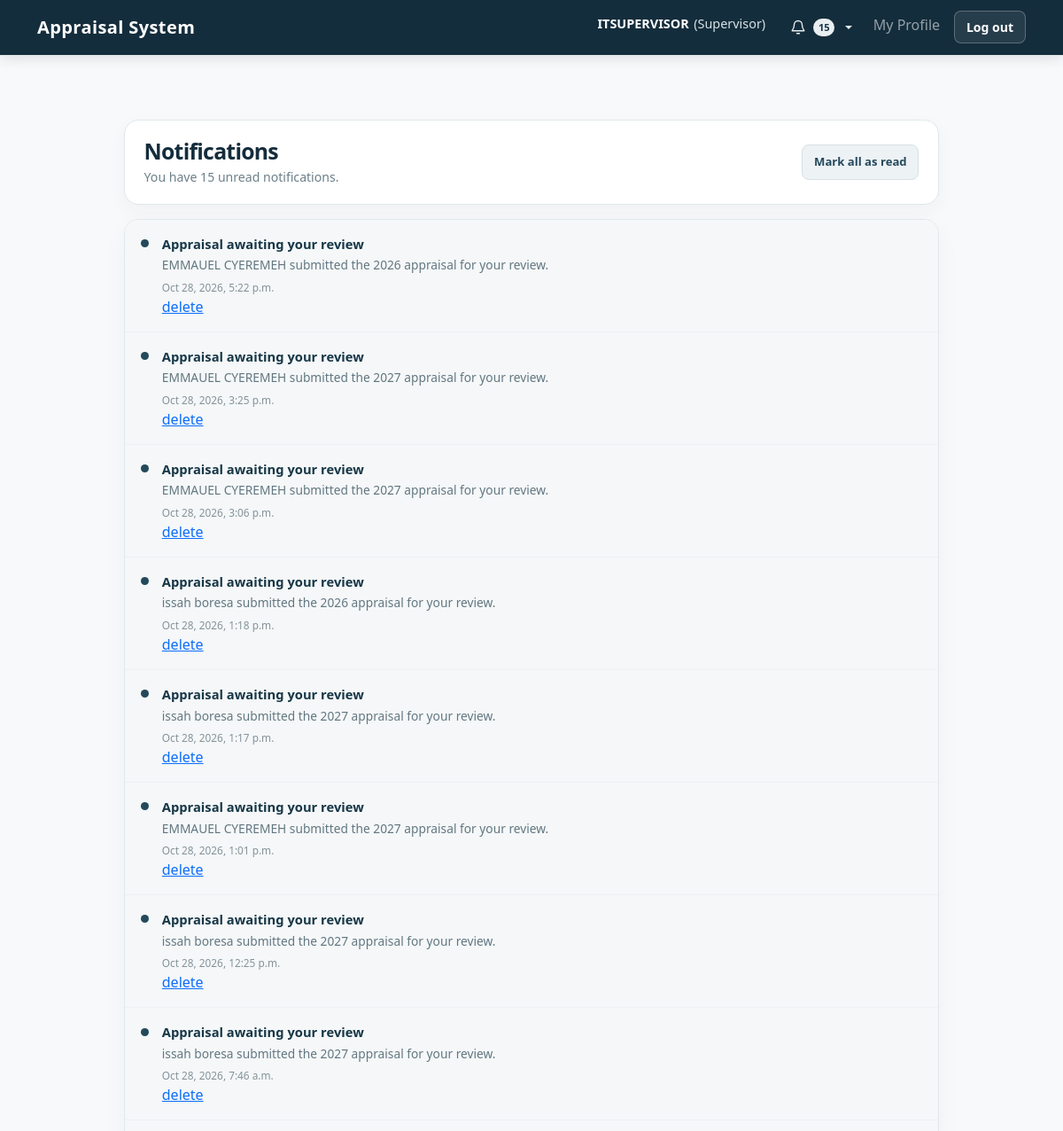
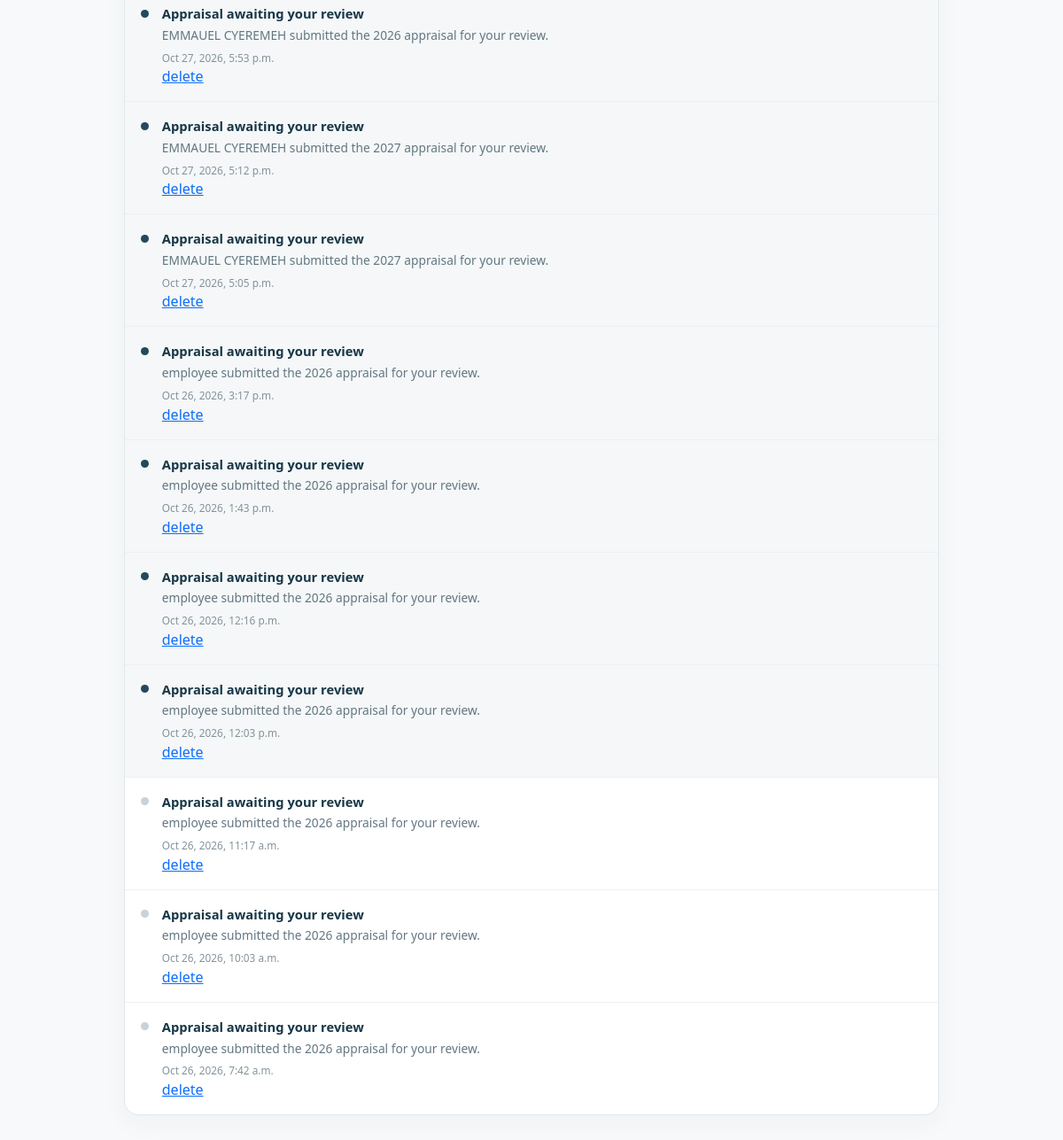
The app's page /notifications/ (signed in) with its own data (2 pictures, top to bottom).
### app/models.py (models this page shows, shortened)
class EmployeeProfile(models.Model):
    ROLE_CHOICES = [
        ('Employee', 'Employee'),
        ('Supervisor', 'Supervisor'),
        ('HOD', 'Head of Department'),
        ('HR', 'HR Manager'),
    ]
    TITLE_CHOICES = [
        ('mr', 'Mr.'),
        ('mrs', 'Mrs.'),
        ('ms', 'Ms.'),
        ('other', 'Other'),
    ]
    GENDER_CHOICES = [
        ('male', 'Male'),
        ('female', 'Female'),
        ('other', 'Other'),
    ]
    user = models.OneToOneField(settings.AUTH_USER_MODEL, on_delete=models.CASCADE, related_name="profile")
    department = models.ForeignKey(Department, on_delete=models.SET_NULL, null=True, blank=True)
    role = models.CharField(max_length=20, choices=ROLE_CHOICES, default='Employee')
    title = models.CharField(max_length=10, choices=TITLE_CHOICES, blank=True)
    other_title = models.CharField(max_length=50, blank=True)
    other_names = models.CharField(max_length=150, blank=True)
    gender = models.CharField(max_length=10, choices=GENDER_CHOICES, blank=True)
    job_title = models.CharField(max_length=150, blank=True)
    appointment_to_present_grade_date = models.DateField(null=True, blank=True)

class AppNotification(models.Model):
    recipient = models.ForeignKey(
        settings.AUTH_USER_MODEL,
        on_delete=models.CASCADE,
        related_name='app_notifications',
    )
    title = models.CharField(max_length=120)
    message = models.CharField(max_length=300)
    url = models.CharField(max_length=500, blank=True)
    created_at = models.DateTimeField(auto_now_add=True)
    read_at = models.DateTimeField(null=True, blank=True)
    class Meta:
        ordering = ['-created_at', '-pk']
    @property
    def is_read(self):
        return self.read_at is not None

### app/views.py (the view)
# urls.py: path('notifications/', views.notifications, name='notifications'),
@login_required
def notifications(request):
    notification_list = AppNotification.objects.filter(recipient=request.user)
    page = Paginator(notification_list, 20).get_page(request.GET.get('page', 1))
    return render(request, 'account/notifications.html', {
        'notification_page': page,
        'unread_notification_count': notification_list.filter(
            read_at__isnull=True,
        ).count(),
    })

### app/context_processors.py (called while the page is built)
def app_notifications(request):
    if not request.user.is_authenticated:
        return {
            'navbar_notifications': [],
            'unread_notification_count': 0,
        }
    recipient_notifications = AppNotification.objects.filter(
        recipient=request.user,
    )
    return {
        'navbar_notifications': recipient_notifications[:6],
        'unread_notification_count': recipient_notifications.filter(
            read_at__isnull=True,
        ).count(),
    }

### app/templates/account/notifications.html (shortened to what this page needs)
{% extends 'base.html' %}
{% block content %}
<div class="container py-4 py-md-5">
    <main class="notifications-page">
        <header class="notifications-header">
            <div>
                <h1>Notifications</h1>
                <p>
                    {% if unread_notification_count %}
                        You have {{ unread_notification_count }} unread notification{{ unread_notification_count|pluralize }}.
                    {% else %}
                        You are all caught up.
                    {% endif %}
                </p>
            </div>
            {% if unread_notification_count %}
                <form action="{% url 'mark_all_notifications_read' %}" method="post">
                    <button type="submit" class="notifications-mark-all">Mark all as read</button>
                </form>
            {% endif %}
        </header>
        <section class="notifications-list" aria-label="Your notifications">
            {% for notification in notification_page %}
                <article class="notification-row{% if not notification.is_read %} unread{% endif %}">
                    <span class="notification-indicator" aria-hidden="true"></span>
                    <div class="notification-content">
                        <form action="{% url 'open_notification' notification.id %}" method="post">
                                <span class="notification-title">{{ notification.title }} </span>
                                <span class="notification-message">{{ notification.message }}</span>
                                <span class="notification-time">{{ notification.created_at|date:"M j, Y, P" }}</span>
                                  <a href="{% url 'delete_noti' notification.id %}">delete</a>
                        </form>
                    </div>
                </article>
            {% empty %}
                <div class="notifications-empty">
                    <strong class="d-block text-body mb-1">No notifications yet</strong>
                    <span>Important appraisal and account updates will appear here.</span>
                </div>
            {% endfor %}
        </section>
    </main>
</div>
{% endblock %}

### app/templates/base.html (shortened to what this page needs)
<!DOCTYPE html>
<html lang="en">
<head>
    <link href="https://cdn.jsdelivr.net/npm/bootstrap@5.3.2/dist/css/bootstrap.min.css" rel="stylesheet">
</head>
<body>
    <nav class="navbar navbar-expand-lg navbar-dark navbar-appraisal mb-4 border-bottom">
        <div class="container">
            <a class="navbar-brand" href="{% url 'home' %}">Appraisal System</a>
            <div class="collapse navbar-collapse" id="navbarNav">
                <ul class="navbar-nav ms-auto">
                    {% if user.is_authenticated %}
                        <li class="nav-item">
                            <span class="navbar-user">
                                <strong>{{ user.username }}</strong>
                                {% if user.profile.role %}
                                        <span>({{ user.profile.role }})</span>
                                {% endif %}
                            </span>
                        </li>
                        <li class="nav-item dropdown navbar-notifications">
                            <button
                                class="navbar-notifications-toggle dropdown-toggle"
                                type="button"
                                data-bs-toggle="dropdown"
                                aria-expanded="false"
                                aria-label="Notifications{% if unread_notification_count %}, {{ unread_notification_count }} unread{% endif %}"
                            >
                                <svg aria-hidden="true" width="18" height="18" viewBox="0 0 24 24" fill="none">
                                    <path d="M18 8a6 6 0 0 0-12 0c0 7-3 7-3 9h18c0-2-3-2-3-9M10 21h4" stroke="currentColor" stroke-width="1.8" stroke-linecap="round" stroke-linejoin="round"/>
                                </svg>
                                {% if unread_notification_count %}
                                    <span class="navbar-notification-count">{{ unread_notification_count }}</span>
                                {% endif %}
                            </button>
                        </li>
                        <li class="nav-item">
                            <a class="nav-link" href="{% url 'profile' %}">My Profile</a>
                        </li>
                        <li class="nav-item">
                            <form action="{% url 'logout' %}" method="post">
                                <button class="navbar-logout" type="submit">Log out</button>
                            </form>
                        </li>
                    {% else %}
                        <li class="nav-item">
                            <a class="nav-link" href="{% url 'login' %}">Sign in</a>
                        </li>
                    {% endif %}
                </ul>
            </div>
        </div>
    </nav>
    <div class="container">
        {% block content %}
        {% endblock %}
    </div>
</body>
</html>

### app/templates/base.html (style rules this page uses)
body { background-color: #f8f9fa; }
.navbar-brand { font-weight: bold; letter-spacing: 1px; }
.navbar-appraisal { background: #142d3c; box-shadow: 0 3px 14px rgba(9, 43, 70, .12); }
.navbar-appraisal .navbar-brand { letter-spacing: .02em; }
.navbar-user { align-items: center; color: #d9e4e9; display: flex; font-size: .9rem; gap: .35rem; padding: .5rem .8rem; }
.navbar-user strong { color: #fff; }
.navbar-logout { background: rgba(255, 255, 255, .08); border: 1px solid rgba(255, 255, 255, .25); border-radius: 8px; color: #fff; font-size: .88rem; font-weight: 650; margin: .25rem 0 .25rem .5rem; padding: .45rem .8rem; transition: background .16s ease, border-color .16s ease; }
.navbar-notifications { position: relative; }
.navbar-notifications-toggle { align-items: center; background: transparent; border: 1px solid transparent; border-radius: 8px; color: #e6eef1; display: inline-flex; gap: .5rem; margin: .2rem; min-height: 40px; padding: .45rem .7rem; }
.navbar-notification-count { align-items: center; background: #e9eef1; border-radius: 999px; color: #173747; display: inline-flex; font-size: .7rem; font-weight: 750; justify-content: center; min-width: 20px; padding: .12rem .35rem; }

### app/templates/account/notifications.html (style rules this page uses)
.notifications-page { color: #294653; margin: 0 auto; max-width: 920px; }
.notifications-header { align-items: center; background: #fff; border: 1px solid #e0e8ec; border-radius: 16px; box-shadow: 0 8px 22px rgba(20, 45, 60, .04); display: flex; flex-wrap: wrap; gap: 1rem; justify-content: space-between; margin-bottom: 1rem; padding: 1.2rem 1.35rem; }
.notifications-header h1 { color: #142d3c; font-size: 1.55rem; font-weight: 780; letter-spacing: -.03em; margin: 0 0 .25rem; }
.notifications-header p { color: #6c7f89; font-size: .88rem; margin: 0; }
.notifications-mark-all { background: #edf2f5; border: 1px solid #d7e0e5; border-radius: 8px; color: #23495b; font-size: .82rem; font-weight: 700; padding: .55rem .8rem; }
.notifications-list { background: #fff; border: 1px solid #e0e8ec; border-radius: 16px; box-shadow: 0 10px 28px rgba(20, 45, 60, .04); overflow: hidden; }
.notification-row { align-items: start; border-bottom: 1px solid #edf1f3; display: flex; gap: .9rem; padding: 1rem 1.15rem; }
.notification-row:last-child { border-bottom: 0; }
.notification-row.unread { background: #f5f7f8; }
.notification-indicator { background: #c8d2d8; border-radius: 50%; flex: 0 0 9px; height: 9px; margin-top: .4rem; }
.notification-row.unread .notification-indicator { background: #23495b; }
.notification-content { flex: 1; min-width: 0; }
.notification-title { color: #173747; display: block; font-size: .92rem; font-weight: 750; }
.notification-message { color: #627781; display: block; font-size: .86rem; line-height: 1.5; margin-top: .22rem; }
.notification-time { color: #84939a; display: block; font-size: .74rem; margin-top: .38rem; }

### records on screen
AppNotification: title "Appraisal awaiting your review", message "EMMAUEL CYEREMEH submitted the 2026 appraisal for your review.", created_at "Oct 28, 2026, 5:22 p.m."
AppNotification: title "Appraisal awaiting your review", message "EMMAUEL CYEREMEH submitted the 2027 appraisal for your review.", created_at "Oct 28, 2026, 3:25 p.m."
AppNotification: title "Appraisal awaiting your review", message "EMMAUEL CYEREMEH submitted the 2027 appraisal for your review.", created_at "Oct 28, 2026, 3:06 p.m."
AppNotification: title "Appraisal awaiting your review", message "issah boresa submitted the 2026 appraisal for your review.", created_at "Oct 28, 2026, 1:18 p.m."
AppNotification: title "Appraisal awaiting your review", message "issah boresa submitted the 2027 appraisal for your review.", created_at "Oct 28, 2026, 1:17 p.m."
AppNotification: title "Appraisal awaiting your review", message "EMMAUEL CYEREMEH submitted the 2027 appraisal for your review.", created_at "Oct 28, 2026, 1:01 p.m."
AppNotification: title "Appraisal awaiting your review", message "issah boresa submitted the 2027 appraisal for your review.", created_at "Oct 28, 2026, 12:25 p.m."
AppNotification: title "Appraisal awaiting your review", message "issah boresa submitted the 2027 appraisal for your review.", created_at "Oct 28, 2026, 7:46 a.m."
AppNotification: title "Appraisal awaiting your review", message "EMMAUEL CYEREMEH submitted the 2026 appraisal for your review.", created_at "Oct 27, 2026, 5:53 p.m."
AppNotification: title "Appraisal awaiting your review", message "EMMAUEL CYEREMEH submitted the 2027 appraisal for your review.", created_at "Oct 27, 2026, 5:12 p.m."
AppNotification: title "Appraisal awaiting your review", message "EMMAUEL CYEREMEH submitted the 2027 appraisal for your review.", created_at "Oct 27, 2026, 5:05 p.m."
AppNotification: title "Appraisal awaiting your review", message "employee submitted the 2026 appraisal for your review.", created_at "Oct 26, 2026, 3:17 p.m."
AppNotification: title "Appraisal awaiting your review", message "employee submitted the 2026 appraisal for your review.", created_at "Oct 26, 2026, 1:43 p.m."
AppNotification: title "Appraisal awaiting your review", message "employee submitted the 2026 appraisal for your review.", created_at "Oct 26, 2026, 12:16 p.m."
AppNotification: title "Appraisal awaiting your review", message "employee submitted the 2026 appraisal for your review.", created_at "Oct 26, 2026, 12:03 p.m."
AppNotification: title "Appraisal awaiting your review", message "employee submitted the 2026 appraisal for your review.", created_at "Oct 26, 2026, 11:17 a.m."
AppNotification: title "Appraisal awaiting your review", message "employee submitted the 2026 appraisal for your review.", created_at "Oct 26, 2026, 10:03 a.m."
AppNotification: title "Appraisal awaiting your review", message "employee submitted the 2026 appraisal for your review.", created_at "Oct 26, 2026, 7:42 a.m."

### other values on screen
{{ user.username }} "ITSUPERVISOR"
{{ user.profile.role }} "Supervisor"
{{ unread_notification_count }} "15"
